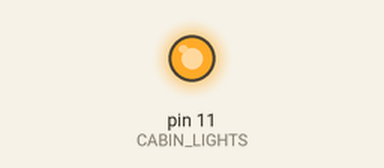
The sketch below on a simulated Arduino Uno, built with avr-gcc and run on an emulated ATmega328P. Shown: output pins drawn as LEDs (lit = HIGH).

Above: at 1.5 s.
At 4.5 s:
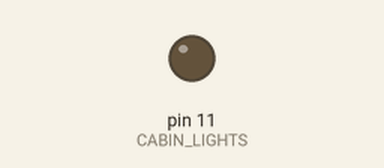
Timing chart, 0 to 7.8 s (numbered marks = the images above):
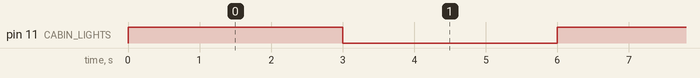

Measured:
- by itself, pin 11 (CABIN_LIGHTS): alternates HIGH for 3.0 s and LOW for 3.0 s

The sketch:

day-2-sketch.ino
```cpp
#define CABIN_LIGHTS 11  //11 represents the location of our LED in pin 12

void setup() {
  // put your setup code here, to run once:
  pinMode(CABIN_LIGHTS, OUTPUT);
}

void loop() {
  // put your main code here, to run repeatedly:
  digitalWrite(CABIN_LIGHTS, HIGH);
  delay(3000);
  digitalWrite(CABIN_LIGHTS, LOW);
  delay(3000);
}
```
